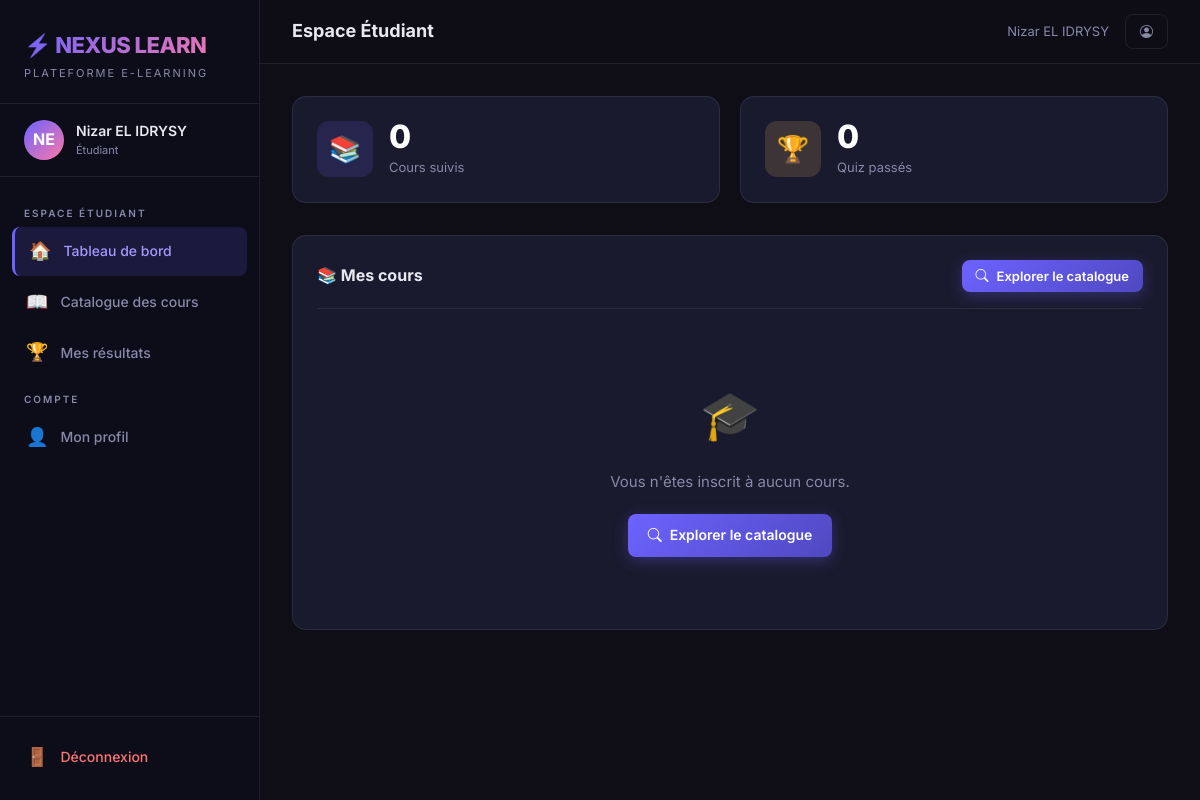
Page /etudiant/ (signed in) on the earlier database version.
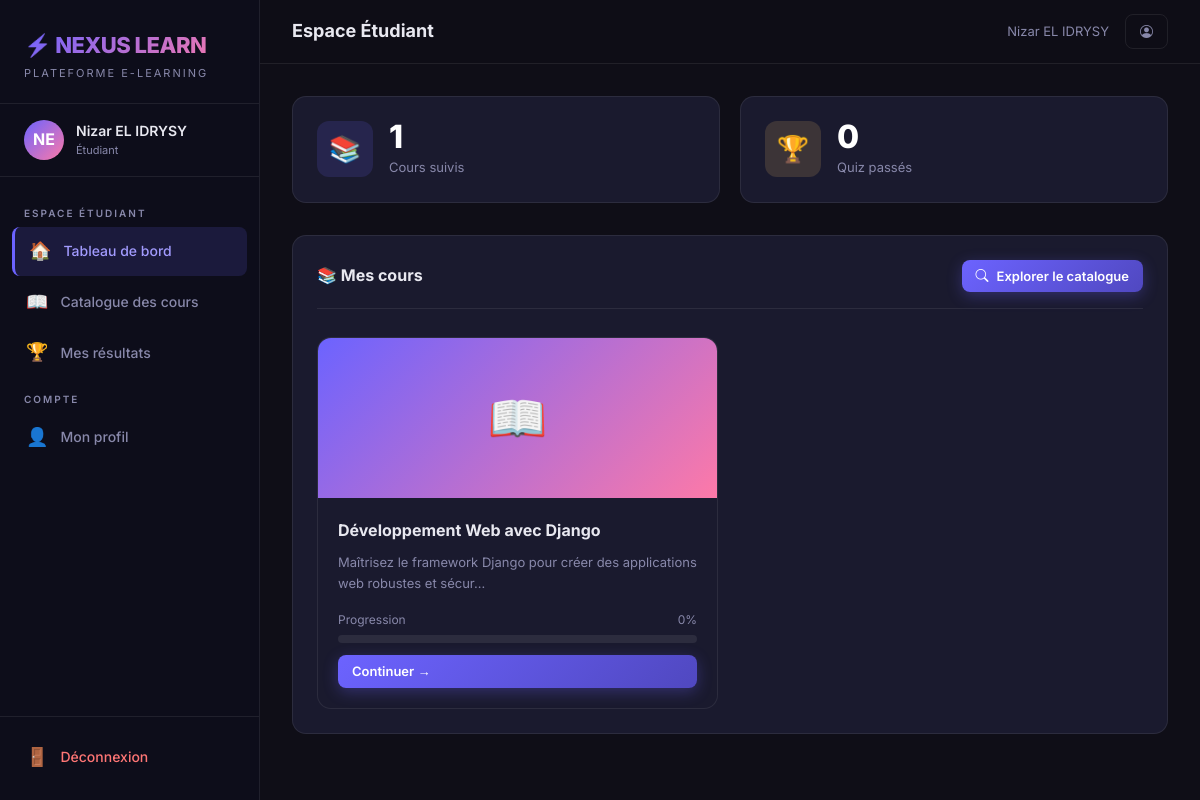
Same page on the later database version.
### plateforme/models.py (models this page shows, shortened)
class ProfilUtilisateur(models.Model):
    ROLE_CHOICES = [
        ('admin', 'Administrateur'),
        ('enseignant', 'Enseignant'),
        ('etudiant', 'Étudiant'),
    ]
    utilisateur = models.OneToOneField(User, on_delete=models.CASCADE, related_name='profil')
    role = models.CharField(max_length=20, choices=ROLE_CHOICES, default='etudiant')
    bio = models.TextField(blank=True, null=True, verbose_name='Biographie')
    photo = models.ImageField(upload_to='photos/', blank=True, null=True, verbose_name='Photo de profil')
    date_creation = models.DateTimeField(default=timezone.now)
    class Meta:
        verbose_name = 'Profil Utilisateur'
        verbose_name_plural = 'Profils Utilisateurs'

class Inscription(models.Model):
    etudiant = models.ForeignKey(
        User, on_delete=models.CASCADE, related_name='inscriptions'
    )
    cours = models.ForeignKey(Cours, on_delete=models.CASCADE, related_name='inscriptions')
    date_inscription = models.DateTimeField(default=timezone.now)
    progression = models.PositiveIntegerField(default=0, verbose_name='Progression (%)')
    class Meta:
        verbose_name = 'Inscription'
        verbose_name_plural = 'Inscriptions'
        unique_together = ('etudiant', 'cours')

class Cours(models.Model):
    titre = models.CharField(max_length=200, verbose_name='Titre du cours')
    description = models.TextField(verbose_name='Description')
    enseignant = models.ForeignKey(
        User, on_delete=models.CASCADE, related_name='cours_enseignes',
        limit_choices_to={'profil__role': 'enseignant'}
    )
    image = models.ImageField(upload_to='cours/', blank=True, null=True, verbose_name='Image de couverture')
    date_creation = models.DateTimeField(default=timezone.now)
    est_publie = models.BooleanField(default=True, verbose_name='Publié')
    class Meta:
        verbose_name = 'Cours'
        verbose_name_plural = 'Cours'
        ordering = ['-date_creation']

### plateforme/views.py (the view)
# urls.py: path('etudiant/', views.vue_tableau_bord_etudiant, name='tableau_bord_etudiant'),
@role_requis('etudiant')
def vue_tableau_bord_etudiant(request):
    inscriptions = Inscription.objects.filter(
        etudiant=request.user
    ).select_related('cours', 'cours__enseignant')
    resultats = ResultatQuiz.objects.filter(etudiant=request.user).select_related('quiz__cours')
    context = {
        'inscriptions': inscriptions,
        'resultats': resultats,
    }
    return render(request, 'plateforme/tableau_bord_etudiant.html', context)

### plateforme/views.py (called while the page is built)
def role_requis(*roles):
    def decorator(view_func):
        @wraps(view_func)
        def _wrapped(request, *args, **kwargs):
            if not request.user.is_authenticated:
                return redirect('connexion')
            try:
                if request.user.profil.role not in roles:
                    messages.error(request, "Accès refusé : vous n'avez pas les droits nécessaires.")
                    return redirect('accueil')
            except ProfilUtilisateur.DoesNotExist:
                return redirect('connexion')
            return view_func(request, *args, **kwargs)
        return _wrapped
    return decorator

### templates/plateforme/tableau_bord_etudiant.html (shortened to what this page needs)
{% extends 'plateforme/base.html' %}
{% block page_title %}Espace Étudiant{% endblock %}
{% block contenu %}
<div class="nx-stats-grid">
  <div class="nx-stat-card">
    <div class="nx-stat-icon purple">📚</div>
    <div>
      <div class="nx-stat-value">{{ inscriptions|length }}</div>
      <div class="nx-stat-label">Cours suivis</div>
    </div>
  </div>
  <div class="nx-stat-card">
    <div class="nx-stat-icon gold">🏆</div>
    <div>
      <div class="nx-stat-value">{{ resultats|length }}</div>
      <div class="nx-stat-label">Quiz passés</div>
    </div>
  </div>
</div>
<div class="nx-card mb-4">
  <div class="nx-card-header">
    <span class="nx-card-title">📚 Mes cours</span>
    <a href="{% url 'catalogue' %}" class="btn-nx btn-nx-primary btn-nx-sm">
      <i class="bi bi-search"></i> Explorer le catalogue
    </a>
  </div>
  {% if inscriptions %}
  <div class="nx-courses-grid" style="padding-top:8px;">
    {% for inscription in inscriptions %}
    <div class="nx-course-card">
      <div class="nx-course-img">
        {% if inscription.cours.image %}
          <img src="{{ inscription.cours.image.url }}" alt="{{ inscription.cours.titre }}">
        {% else %}
          📖
        {% endif %}
      </div>
      <div class="nx-course-body">
        <div class="nx-course-title">{{ inscription.cours.titre }}</div>
        <div class="nx-course-desc">{{ inscription.cours.description|truncatechars:80 }}</div>
        <div style="margin-bottom:12px;">
          <div style="display:flex; justify-content:space-between; font-size:12px; color:var(--text-muted); margin-bottom:6px;">
            <span>Progression</span>
            <span>{{ inscription.progression }}%</span>
          </div>
          <div class="nx-progress">
          </div>
        </div>
        <a href="{% url 'detail_cours_etudiant' inscription.cours.pk %}" class="btn-nx btn-nx-primary btn-nx-sm">
          Continuer →
        </a>
      </div>
    </div>
    {% endfor %}
  </div>
  {% else %}
    <div style="text-align:center; padding:48px 0;">
      <div style="font-size:48px; margin-bottom:16px;">🎓</div>
      <p style="color:var(--text-muted); margin-bottom:20px;">Vous n'êtes inscrit à aucun cours.</p>
      <a href="{% url 'catalogue' %}" class="btn-nx btn-nx-primary">
        <i class="bi bi-search"></i> Explorer le catalogue
      </a>
    </div>
  {% endif %}
</div>
{% endblock %}

### templates/plateforme/base.html (shortened to what this page needs)
{% load static %}
<!DOCTYPE html>
<html lang="fr">
<head>
  <link href="https://cdn.jsdelivr.net/npm/bootstrap@5.3.2/dist/css/bootstrap.min.css" rel="stylesheet">
  <link rel="stylesheet" href="https://cdn.jsdelivr.net/npm/bootstrap-icons@1.11.3/font/bootstrap-icons.min.css">
  <link rel="stylesheet" href="{% static 'css/nexus.css' %}">
</head>
<body>
<div class="nx-wrapper">
  <aside class="nx-sidebar">
    <div class="nx-sidebar-header">
      <div class="nx-logo">⚡ NEXUS LEARN</div>
      <div class="nx-logo-sub">Plateforme E-Learning</div>
    </div>
    {% if user.is_authenticated %}
    <div class="nx-user-info">
      {% if user.profil.photo %}
        <img src="{{ user.profil.photo.url }}" class="nx-avatar" alt="Photo">
      {% else %}
        <div class="nx-avatar">{{ user.first_name|first|upper }}{{ user.last_name|first|upper }}</div>
      {% endif %}
      <div>
        <div class="nx-user-name">{{ user.get_full_name|default:user.username }}</div>
        <div class="nx-user-role">{{ user.profil.get_role_display }}</div>
      </div>
    </div>
    {% endif %}
    <nav class="nx-nav">
      {% if user.is_authenticated %}
        {% with role=user.profil.role %}
          {% if role == 'etudiant' %}
          <div class="nx-nav-section">Espace Étudiant</div>
          <a href="{% url 'tableau_bord_etudiant' %}" class="nx-nav-link {% if request.resolver_match.url_name == 'tableau_bord_etudiant' %}active{% endif %}">
            <span class="icon">🏠</span> Tableau de bord
          </a>
          <a href="{% url 'catalogue' %}" class="nx-nav-link {% if request.resolver_match.url_name == 'catalogue' %}active{% endif %}">
            <span class="icon">📖</span> Catalogue des cours
          </a>
          <a href="{% url 'mes_resultats' %}" class="nx-nav-link {% if request.resolver_match.url_name == 'mes_resultats' %}active{% endif %}">
            <span class="icon">🏆</span> Mes résultats
          </a>
          {% endif %}
          <div class="nx-nav-section">Compte</div>
          <a href="{% url 'profil' %}" class="nx-nav-link {% if request.resolver_match.url_name == 'profil' %}active{% endif %}">
            <span class="icon">👤</span> Mon profil
          </a>
        {% endwith %}
      {% endif %}
    </nav>
    <div class="nx-sidebar-footer">
      {% if user.is_authenticated %}
      <a href="{% url 'deconnexion' %}" class="nx-nav-link" style="color:#ff7675;">
        <span class="icon">🚪</span> Déconnexion
      </a>
      {% endif %}
    </div>
  </aside>
  <main class="nx-main">
    <div class="nx-topbar">
      <div class="nx-page-title">{% block page_title %}Nexus Learn{% endblock %}</div>
      <div class="d-flex align-center gap-3">
        {% if user.is_authenticated %}
          <span class="text-muted fs-sm">{{ user.get_full_name|default:user.username }}</span>
          <a href="{% url 'profil' %}" class="btn-nx btn-nx-ghost btn-nx-sm">
            <i class="bi bi-person-circle"></i>
          </a>
        {% endif %}
      </div>
    </div>
    <div class="nx-content nx-fade-in">
      {% block contenu %}{% endblock %}
    </div>
  </main>
</div>
</body>
</html>

Differences in the rows shown:
added Inscription: cours.titre "Développement Web avec Django", cours.description "Maîtrisez le framework Django pour créer des applications web robustes et sécur…", progression "0"
Other differences:
{{ inscriptions|length }}: "0" → "1"
text no longer shown: "🎓 Vous n'êtes inscrit à aucun cours. Explorer le catalogue"
